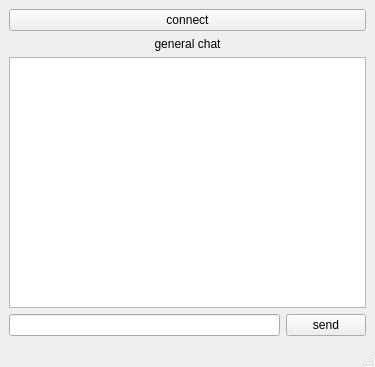
<?xml version="1.0" encoding="UTF-8"?>
<ui version="4.0">
 <class>MainWindow</class>
 <widget class="QMainWindow" name="MainWindow">
  <property name="geometry">
   <rect>
    <x>0</x>
    <y>0</y>
    <width>375</width>
    <height>367</height>
   </rect>
  </property>
  <property name="windowTitle">
   <string>MainWindow</string>
  </property>
  <widget class="QWidget" name="centralwidget">
   <layout class="QGridLayout" name="gridLayout">
    <item row="2" column="0" colspan="2">
     <widget class="QTextBrowser" name="textBrowser"/>
    </item>
    <item row="3" column="0">
     <widget class="QLineEdit" name="lineEdit"/>
    </item>
    <item row="3" column="1">
     <widget class="QPushButton" name="pushButton_2">
      <property name="text">
       <string>send</string>
      </property>
     </widget>
    </item>
    <item row="0" column="0" colspan="2">
     <widget class="QPushButton" name="pushButton">
      <property name="text">
       <string>connect</string>
      </property>
     </widget>
    </item>
    <item row="1" column="0" colspan="2">
     <widget class="QLabel" name="label">
      <property name="layoutDirection">
       <enum>Qt::LeftToRight</enum>
      </property>
      <property name="text">
       <string>general chat</string>
      </property>
      <property name="alignment">
       <set>Qt::AlignCenter</set>
      </property>
     </widget>
    </item>
   </layout>
  </widget>
  <widget class="QMenuBar" name="menubar">
   <property name="geometry">
    <rect>
     <x>0</x>
     <y>0</y>
     <width>375</width>
     <height>22</height>
    </rect>
   </property>
  </widget>
  <widget class="QStatusBar" name="statusbar"/>
 </widget>
 <resources/>
 <connections/>
</ui>
